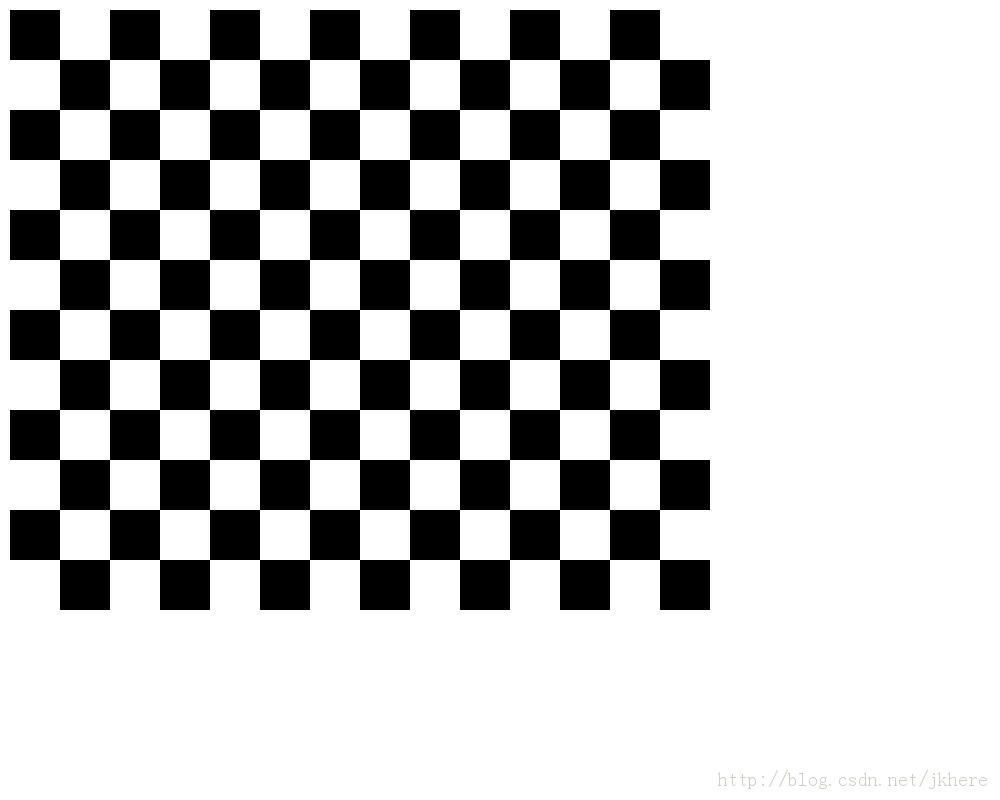
#> input picture two_vision_calibration/calibration_code/R-C.jpg, 1000 x 800 px, given in place of the camera
$ python real_time_distance_measurement.py   (older library calls are emulated)
#> lines starting #> are read from the running program, lines starting #| are printed output that depends on the picture
### two_vision_calibration/calibration_code/calibration_results/camera_config.py
#!/usr/bin/env python3
"""
双目摄像头标定配置文件
自动生成时间: 2025-09-11 09:53:24
摄像头型号: HBVCAM-W2307-2
基线距离: 119.14 mm
焦距: 611.40 像素
使用图像对: 21 对
"""

import numpy as np

# 基本标定参数
CHESSBOARD_SIZE = (11, 8)
SQUARE_SIZE_MM = 40.0
BASELINE_MM = 119.1421979853503
FOCAL_LENGTH = 611.401835030741

# 左摄像头参数
LEFT_CAMERA_MATRIX = np.array([[722.3526950774478, 0.0, 617.7691754016028], [0.0, 722.3526950774478, 390.89900445624244], [0.0, 0.0, 1.0]])
LEFT_DIST_COEFFS = np.array([[0.12686717941228404, -0.21301389385620748, 0.0005515480468050966, 0.0008268777539925013, 0.0631095893520613]])

# 右摄像头参数
RIGHT_CAMERA_MATRIX = np.array([[723.5610828026955, 0.0, 617.809893987072], [0.0, 723.5610828026955, 318.66989568768105], [0.0, 0.0, 1.0]])
RIGHT_DIST_COEFFS = np.array([[0.14360065355071705, -0.22021113874108952, 0.0010282452980501836, -0.00030107834651153163, 0.05518941150092616]])

# 双目关系参数
ROTATION_MATRIX = np.array([[0.998851767951178, 0.008093960516395738, 0.047218994736917916], [-0.00718135559240186, 0.9997847515627598, -0.01946480604696651], [-0.047366378293696186, 0.019103359540917728, 0.9986948922777111]])
TRANSLATION_VECTOR = np.array([[-119.1123429564877], [-0.23187608416329292], [2.6569399086270145]])
ESSENTIAL_MATRIX = np.array([[0.030063560591233763, -2.660797618668553, -0.17985664089536754], [-2.98803117085334, 2.2969510799737467, 119.08234654943703], [1.0869979268267624, -119.08482741494038, 2.3294476090455145]])
FUNDAMENTAL_MATRIX = np.array([[4.889381550637964e-09, -4.3273832276849266e-07, 0.000145006966966636], [-4.859578902893324e-07, 3.735642090383778e-07, 0.014143941725787002], [0.0002797532504928686, -0.013865146153833767, 1.0]])

# 立体矫正参数
RECTIFY_R1 = np.array([[0.9996437936938277, 0.009611710335346918, 0.02489780620539915], [-0.009369467881797041, 0.9999078082216198, -0.009827925978984459], [-0.02498997401007454, 0.009591146014205453, 0.9996416913660164]])
RECTIFY_R2 = np.array([[0.9997494168366253, 0.001946212912682371, -0.022300578246453293], [-0.001729560023790051, 0.9999511637821116, 0.009730296651432258], [0.022318426399542256, -0.0096892882142743, 0.9997039589483223]])
RECTIFY_P1 = np.array([[611.401835030741, 0.0, 608.861701965332, 0.0], [0.0, 611.401835030741, 354.9742317199707, 0.0], [0.0, 0.0, 1.0, 0.0]])
RECTIFY_P2 = np.array([[611.401835030741, 0.0, 608.861701965332, -72843.75847783902], [0.0, 611.401835030741, 354.9742317199707, 0.0], [0.0, 0.0, 1.0, 0.0]])
RECTIFY_Q = np.array([[1.0, 0.0, 0.0, -608.861701965332], [0.0, 1.0, 0.0, -354.9742317199707], [0.0, 0.0, 0.0, 611.401835030741], [0.0, 0.0, 0.008393331807786187, -0.0]])

# ROI区域
ROI_LEFT = (114, 28, 1086, 591)
ROI_RIGHT = (69, 101, 1075, 587)

def get_distance_from_disparity(disparity):
    """
    根据视差计算距离

    参数:
        disparity: 视差值（像素）

    返回:
        distance: 距离（毫米）
    """
    if disparity <= 0:
        return float('inf')

    return (FOCAL_LENGTH * BASELINE_MM) / disparity

def get_max_distance():
    """获取最大有效测距距离（以1像素视差为基准）"""
    return get_distance_from_disparity(1.0)

def get_recommended_max_distance():
    """获取推荐最大测距距离（以10像素视差为基准）"""
    return get_distance_from_disparity(10.0)

# 摄像头配置
CAMERA_INDEX = 20  # HBVCAM-W2307-2摄像头索引
CAMERA_WIDTH = 2560
CAMERA_HEIGHT = 720
CAMERA_FPS = 30

# 测距配置
MIN_DISPARITY = 1    # 最小视差（像素）
MAX_DISPARITY = 128  # 最大视差（像素）
DISPARITY_SEARCH_RANGE = 64  # 视差搜索范围

# 距离测量精度配置
DISTANCE_FILTER_WINDOW = 5  # 距离滤波窗口大小
MIN_VALID_DISTANCE_MM = 500   # 最小有效距离（毫米）
MAX_VALID_DISTANCE_MM = 6000  # 最大有效距离（毫米）

print(f"摄像头配置已加载:")
print(f"  基线距离: {BASELINE_MM:.1f} mm")
print(f"  焦距: {FOCAL_LENGTH:.1f} 像素")
print(f"  最大理论测距: {get_max_distance()/1000:.1f} 米")
print(f"  推荐最大测距: {get_recommended_max_distance()/1000:.1f} 米")

### real_time_distance_measurement.py
#!/usr/bin/env python3
# -*- coding: utf-8 -*-
"""
双目相机实时测距程序
功能：基于标定结果，实时测量物体距离
依赖：需要先运行stereo_calibration.py生成camera_config.py
使用：鼠标点击画面中的物体，显示距离
"""

import cv2
import numpy as np
import sys
import os
import time
from typing import Optional, Tuple

# 导入相机配置
sys.path.append(r'two_vision_calibration/calibration_code/calibration_results')
try:
    import camera_config as config
    print("✅ 成功导入相机配置")
    print(f"   基线距离: {config.BASELINE_MM:.2f}mm")
    print(f"   焦距: {config.FOCAL_LENGTH:.2f}pixels")
    print(f"   推荐最大测距: {config.get_recommended_max_distance()/1000:.1f}m")
except ImportError as e:
    print("❌ 错误：无法导入相机配置文件")
    print("   请确保已运行 stereo_calibration.py 生成配置文件")
    print(f"   错误详情: {e}")
    sys.exit(1)


class StereoDistanceDetector:
    """双目距离检测器"""

    def __init__(self):
        """初始化距离检测器"""
        # 鼠标点击位置
        self.mouse_x = 320
        self.mouse_y = 240

        # 创建立体匹配器
        self.stereo_matcher = cv2.StereoSGBM_create(
            minDisparity=0,
            numDisparities=160,  # 必须是16的倍数
            blockSize=5,
            P1=8 * 3 * 5**2,
            P2=32 * 3 * 5**2,
            disp12MaxDiff=1,
            uniquenessRatio=15,
            speckleWindowSize=0,
            speckleRange=2,
            preFilterCap=63,
            mode=cv2.STEREO_SGBM_MODE_SGBM_3WAY
        )

        # 创建WLS滤波器
        self.wls_filter = cv2.ximgproc.createDisparityWLSFilter(matcher_left=self.stereo_matcher)
        self.wls_filter.setLambda(80000)
        self.wls_filter.setSigmaColor(1.2)
        self.right_matcher = cv2.ximgproc.createRightMatcher(self.stereo_matcher)

        # 创建校正映射表
        self._create_rectify_maps()

        print("🎯 双目距离检测器初始化完成")

    def _create_rectify_maps(self):
        """创建校正映射表"""
        # 图像尺寸（双目摄像头）
        image_size = (config.CAMERA_WIDTH//2, config.CAMERA_HEIGHT)

        # 左相机校正映射
        self.map1_left, self.map2_left = cv2.initUndistortRectifyMap(
            config.LEFT_CAMERA_MATRIX,
            config.LEFT_DIST_COEFFS,
            config.RECTIFY_R1,
            config.RECTIFY_P1,
            image_size,
            cv2.CV_16SC2
        )

        # 右相机校正映射
        self.map1_right, self.map2_right = cv2.initUndistortRectifyMap(
            config.RIGHT_CAMERA_MATRIX,
            config.RIGHT_DIST_COEFFS,
            config.RECTIFY_R2,
            config.RECTIFY_P2,
            image_size,
            cv2.CV_16SC2
        )

        print("📐 校正映射表创建完成")

    def rectify_images(self, img_left: np.ndarray, img_right: np.ndarray) -> Tuple[np.ndarray, np.ndarray]:
        """校正立体图像对"""
        rectified_left = cv2.remap(img_left, self.map1_left, self.map2_left, cv2.INTER_LINEAR)
        rectified_right = cv2.remap(img_right, self.map1_right, self.map2_right, cv2.INTER_LINEAR)
        return rectified_left, rectified_right

    def compute_disparity(self, rectified_left: np.ndarray, rectified_right: np.ndarray) -> np.ndarray:
        """计算视差图"""
        # 转换为灰度图
        if len(rectified_left.shape) == 3:
            gray_left = cv2.cvtColor(rectified_left, cv2.COLOR_BGR2GRAY)
            gray_right = cv2.cvtColor(rectified_right, cv2.COLOR_BGR2GRAY)
        else:
            gray_left = rectified_left
            gray_right = rectified_right

        # 计算视差
        disparity_left = self.stereo_matcher.compute(gray_left, gray_right)
        disparity_right = self.right_matcher.compute(gray_right, gray_left)

        # 转换数据类型
        disparity_left = disparity_left.astype(np.float32) / 16.0
        disparity_right = disparity_right.astype(np.float32) / 16.0

        # 使用WLS滤波器优化
        filtered_disparity = self.wls_filter.filter(
            disparity_left, gray_left, None, disparity_right
        )

        return filtered_disparity

    def disparity_to_distance(self, disparity: np.ndarray) -> np.ndarray:
        """将视差转换为距离（毫米）"""
        # 避免除零
        disparity_safe = np.where(disparity > 0, disparity, 0.1)

        # 使用配置文件中的函数计算距离
        distance = np.zeros_like(disparity)
        for i in range(disparity.shape[0]):
            for j in range(disparity.shape[1]):
                if disparity[i,j] > 0:
                    distance[i,j] = config.get_distance_from_disparity(disparity[i,j])

        # 限制测距范围
        distance = np.where(
            (distance >= config.MIN_VALID_DISTANCE_MM) & (distance <= config.MAX_VALID_DISTANCE_MM),
            distance, 0
        )

        return distance

    def get_distance_at_point(self, distance_map: np.ndarray, x: int, y: int, window_size: int = 5) -> Optional[float]:
        """获取指定点的距离"""
        h, w = distance_map.shape

        # 边界检查
        if x < 0 or x >= w or y < 0 or y >= h:
            return None

        # 在指定点周围取平均值
        half_window = window_size // 2
        y1 = max(0, y - half_window)
        y2 = min(h, y + half_window + 1)
        x1 = max(0, x - half_window)
        x2 = min(w, x + half_window + 1)

        window_distances = distance_map[y1:y2, x1:x2]
        valid_distances = window_distances[window_distances > 0]

        if len(valid_distances) > 0:
            return np.median(valid_distances)
        return None

    def create_distance_visualization(self, distance_map: np.ndarray) -> np.ndarray:
        """创建距离图的彩色可视化"""
        # 归一化距离图
        distance_viz = distance_map.copy()

        # 设置可视化范围
        min_dist = config.MIN_VALID_DISTANCE_MM
        max_dist = min(config.MAX_VALID_DISTANCE_MM, 3000)  # 限制最大显示范围

        # 归一化到0-255
        distance_viz = np.clip(distance_viz, min_dist, max_dist)
        distance_viz = ((distance_viz - min_dist) / (max_dist - min_dist) * 255).astype(np.uint8)

        # 无效区域设为0
        distance_viz[distance_map == 0] = 0

        # 应用颜色映射
        colored_distance = cv2.applyColorMap(distance_viz, cv2.COLORMAP_JET)

        # 无效区域设为黑色
        colored_distance[distance_map == 0] = [0, 0, 0]

        return colored_distance

    # [4 lines left out: function mouse_callback, not called in this run]

    def run_real_time_detection(self, camera_id: int = 20):
        """运行实时距离检测"""
        print("🎥 启动实时距离检测...")

        # 打开摄像头（HBVCAM-W2307-2双目摄像头）
        cap = cv2.VideoCapture(camera_id)

        if not cap.isOpened():
            print(f"❌ 无法打开摄像头 {camera_id}")
            print("   请检查摄像头连接或更改camera_id")
            return False

        # 设置摄像头参数
        cap.set(cv2.CAP_PROP_FRAME_WIDTH, config.CAMERA_WIDTH)
        cap.set(cv2.CAP_PROP_FRAME_HEIGHT, config.CAMERA_HEIGHT)
        cap.set(cv2.CAP_PROP_FPS, config.CAMERA_FPS)

        print("✅ 摄像头启动成功")
        print("📖 操作说明:")
        print("   - 鼠标移动：选择测距点")
        print("   - 按 's'：保存当前距离图")
        print("   - 按 'q'：退出程序")

        # 创建窗口并设置鼠标回调
        cv2.namedWindow('Stereo Distance Detection', cv2.WINDOW_NORMAL)
        cv2.setMouseCallback('Stereo Distance Detection', self.mouse_callback)

        frame_count = 0
        fps_start_time = time.time()
        fps = 0

        while True:
            # 读取图像
            ret, frame = cap.read()

            if not ret:
                print("❌ 读取摄像头失败")
                continue

            try:
                # 分离左右图像
                height, width = frame.shape[:2]
                left_img = frame[:, :width//2]
                right_img = frame[:, width//2:]

                # 图像校正
                rectified_left, rectified_right = self.rectify_images(left_img, right_img)

                # 计算视差
                disparity = self.compute_disparity(rectified_left, rectified_right)

                # 转换为距离
                distance_map = self.disparity_to_distance(disparity)

                # 获取鼠标点的距离
                point_distance = self.get_distance_at_point(distance_map, self.mouse_x, self.mouse_y)

                # 创建显示图像
                display_left = rectified_left.copy()
                distance_colored = self.create_distance_visualization(distance_map)

                # 绘制十字线
                cv2.line(display_left, (self.mouse_x - 20, self.mouse_y),
                        (self.mouse_x + 20, self.mouse_y), (0, 255, 0), 2)
                cv2.line(display_left, (self.mouse_x, self.mouse_y - 20),
                        (self.mouse_x, self.mouse_y + 20), (0, 255, 0), 2)
                cv2.circle(display_left, (self.mouse_x, self.mouse_y), 5, (0, 255, 0), -1)

                # 显示距离信息
                if point_distance is not None:
                    distance_text = f"Distance: {point_distance:.0f}mm ({point_distance/10:.1f}cm)"
                    cv2.putText(display_left, distance_text, (10, 30),
                              cv2.FONT_HERSHEY_SIMPLEX, 0.8, (0, 255, 0), 2)

                    # 根据距离显示颜色提示
                    if point_distance < 1000:
                        color = (0, 0, 255)  # 红色 - 很近
                        warning = "VERY CLOSE"
                    elif point_distance < 2000:
                        color = (0, 165, 255)  # 橙色 - 较近
                        warning = "CLOSE"
                    elif point_distance < 4000:
                        color = (0, 255, 255)  # 黄色 - 中等
                        warning = "MEDIUM"
                    else:
                        color = (0, 255, 0)  # 绿色 - 远
                        warning = "FAR"

                    cv2.putText(display_left, warning, (10, 60),
                              cv2.FONT_HERSHEY_SIMPLEX, 0.7, color, 2)
                else:
                    cv2.putText(display_left, "No valid distance", (10, 30),
                              cv2.FONT_HERSHEY_SIMPLEX, 0.8, (0, 0, 255), 2)

                # 计算FPS
                frame_count += 1
                if frame_count % 30 == 0:
                    fps = 30 / (time.time() - fps_start_time)
                    fps_start_time = time.time()

                # 显示FPS
                cv2.putText(display_left, f"FPS: {fps:.1f}", (10, display_left.shape[0] - 20),
                          cv2.FONT_HERSHEY_SIMPLEX, 0.6, (255, 255, 255), 1)

                # 组合显示
                combined_display = np.hstack([display_left, distance_colored])
                cv2.imshow('Stereo Distance Detection', combined_display)

                # 键盘输入处理
                key = cv2.waitKey(1) & 0xFF
                if key == ord('q'):
                    break
                elif key == ord('s'):
                    # 保存距离图
                    timestamp = int(time.time())
                    save_path = f"distance_map_{timestamp}.png"
                    cv2.imwrite(save_path, distance_colored)
                    print(f"💾 距离图已保存: {save_path}")

            except Exception as e:
                print(f"❌ 处理错误: {e}")
                continue

        # 清理资源
        cap.release()
        cv2.destroyAllWindows()
        print("✅ 程序已退出")

        return True


def main():
    """主函数"""
    print("=" * 60)
    print("🎯 双目相机实时测距系统")
    print("基于立体视觉的距离测量")
    print("=" * 60)

    try:
        # 创建距离检测器
        detector = StereoDistanceDetector()

        # 运行实时检测
        print("\n🚀 启动实时测距...")
        detector.run_real_time_detection(config.CAMERA_INDEX)
#> in run_real_time_detection, frame is the input picture: shape (800, 1000, 3); mean B, G, R 188, 188, 188
#> in disparity_to_distance, `distance = np.where( (distance >= config.MIN_VALID_DISTANCE_MM) & (dis..`:
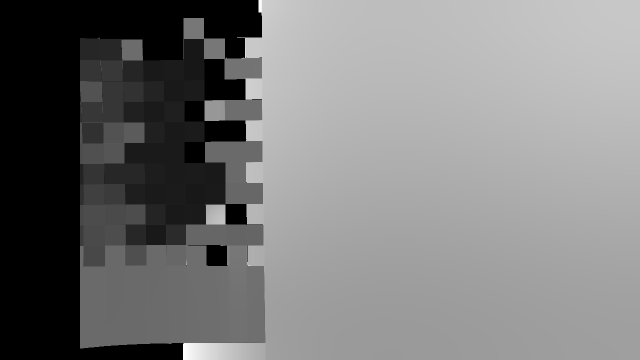
#> distance: shape (720, 1280) float32 (shown at 1/2 size); min 0, max 5998.4, mean 2883.5; drawn with min black and max white
#> in get_distance_at_point, `window_distances = distance_map[y1:y2, x1:x2]`: window_distances = [[627, 627, 627, 627, 627], [627, 627, 627, 627, 627], [627, 627, 627, 627, 627], [627, 627, 627, 627, 627], [627, 627, 627, 627, 627]]
#> in get_distance_at_point, `valid_distances = window_distances[window_distances > 0]`: valid_distances = 25 values, max 627 at index 5, min 627 at index 6, mean 627
#> in run_real_time_detection, `point_distance = self.get_distance_at_point(distance_map, self.mouse_x..`: point_distance = 627
#> in create_distance_visualization, `distance_viz = np.clip(distance_viz, min_dist, max_dist)`:
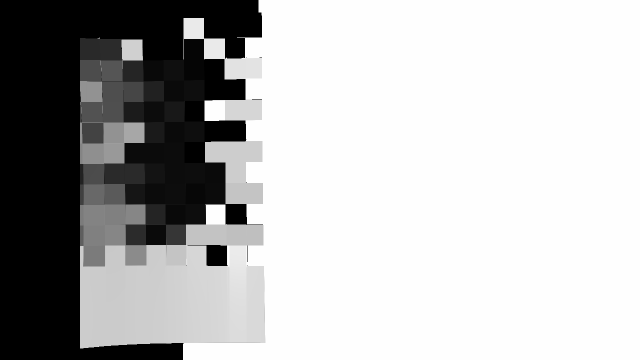
#> distance_viz: shape (720, 1280) float32 (shown at 1/2 size); min 500, max 3000, mean 2288.8; drawn with min black and max white
#> in create_distance_visualization, `colored_distance[distance_map == 0] = [0, 0, 0]`:
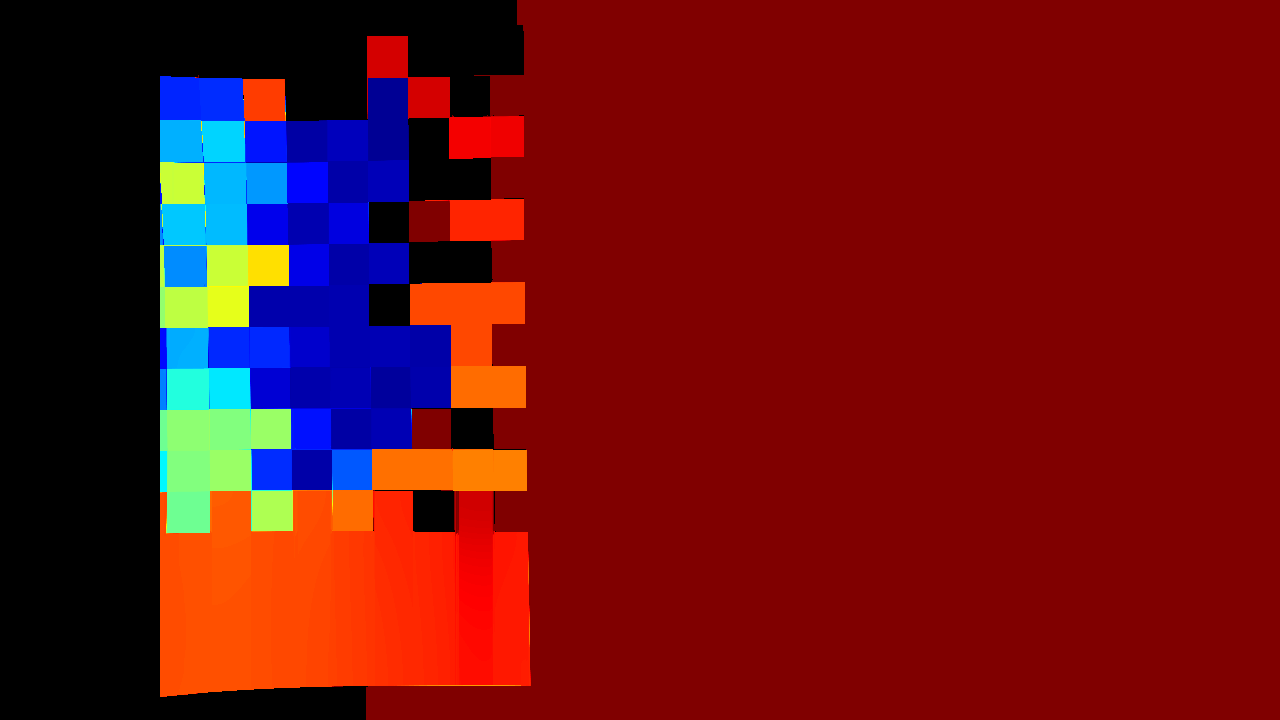
#> colored_distance: shape (720, 1280, 3); mean B, G, R 20, 16.1, 107.4
#> in run_real_time_detection, `distance_text = f"Distance: {point_distance:.0f}mm ({point_distance/10..`: distance_text = 'Distance: 627mm (62.7cm)'
#> in run_real_time_detection, `cv2.putText(display_left, warning, (10, 60), cv2.FONT_HERSHEY_SIMPLEX,..`:
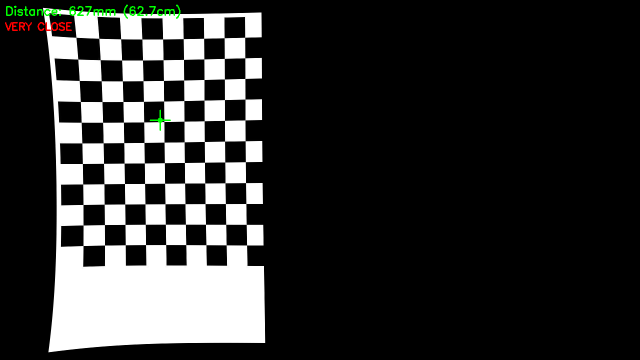
#> display_left: shape (720, 1280, 3) (shown at 1/2 size); mean B, G, R 48.7, 49.5, 49
#> in run_real_time_detection, `combined_display = np.hstack([display_left, distance_colored])`:
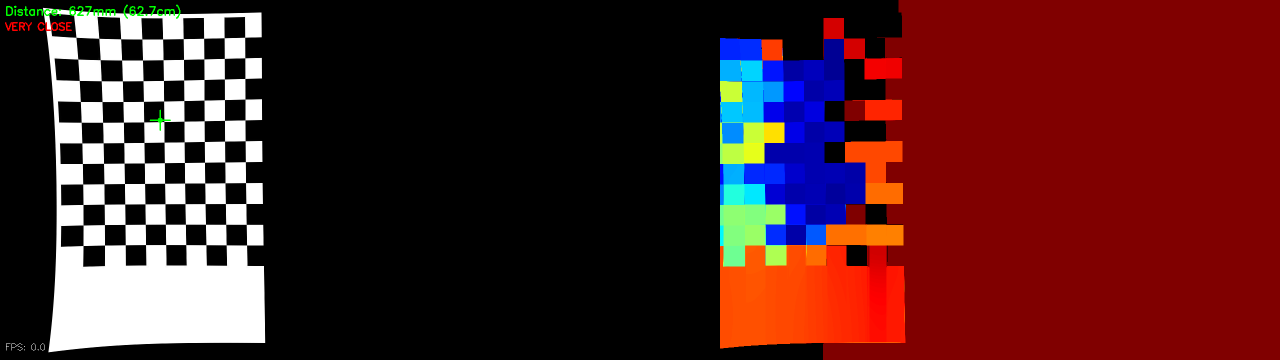
#> combined_display: shape (720, 2560, 3) (shown at 1/2 size); mean B, G, R 34.4, 32.8, 78.2
#> (key q is pressed here)

    except KeyboardInterrupt:
        print("\n⏹️ 用户中断程序")
    except Exception as e:
        print(f"\n❌ 程序异常: {e}")
        import traceback
        traceback.print_exc()


if __name__ == "__main__":
    main()
